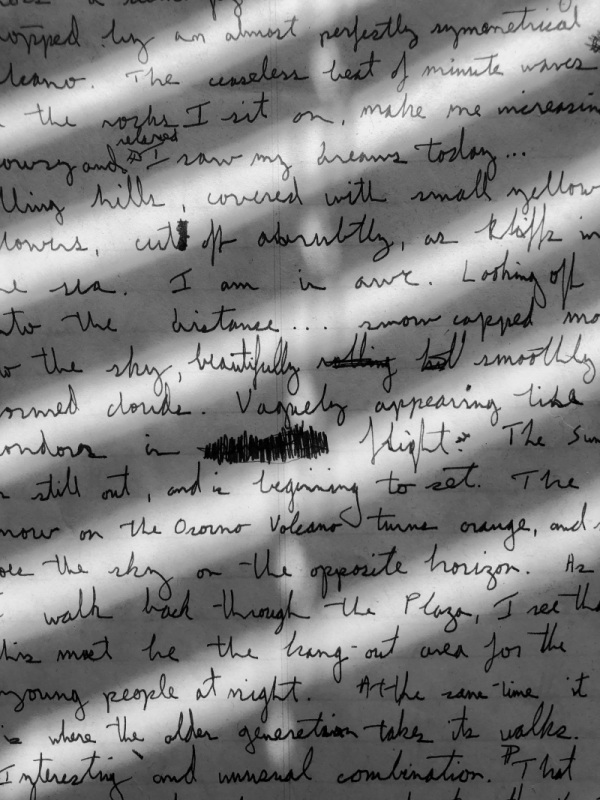
#> input picture Open CV/basics/handwritten.png, 600 x 800 px, found by its file name
$ python threshold.py
#> lines starting #> are read from the running program, lines starting #| are printed output that depends on the picture; after the words box and inside, x2 and y2 are one past the last pixel; in counts of white or black regions, pixels touching at a corner belong together
import cv2


image_path = r"C:\Users\melwi\Desktop\ML\project1\Open CV\basics\handwritten.png"

img = cv2.imread(image_path)
#> img is the input picture: shape (800, 600, 3); mean B, G, R 129.6, 129.6, 129.6

img_gray = cv2.cvtColor(img, cv2.COLOR_BGR2GRAY)

#simple  threshold - only one threshold value
ret, simple_thresh = cv2.threshold(img_gray, 80, 255, cv2.THRESH_BINARY) #The first argument is the source image, which should be a grayscale image.
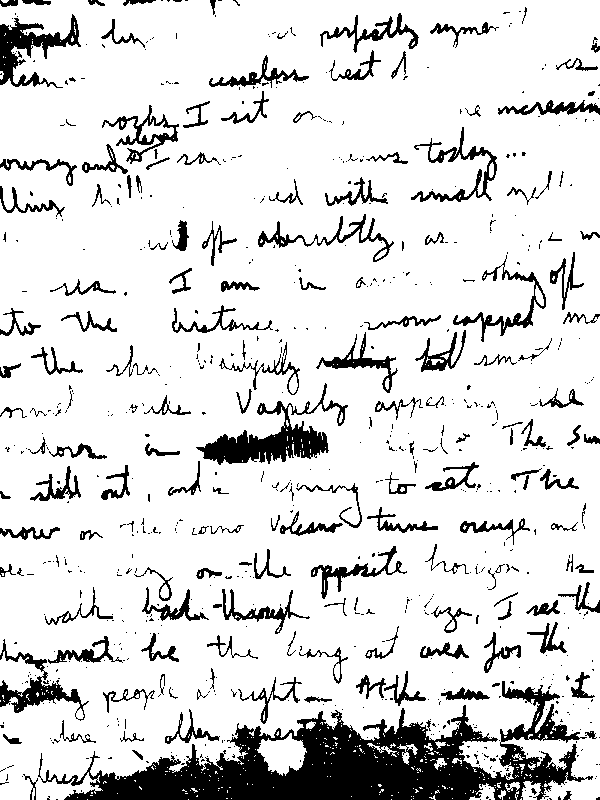
#> simple_thresh: shape (800, 600); 85.9% white; 733 black regions (565 under 20 px), largest, box (x1, y1, x2, y2) and area: (38, 681, 593, 800) 24254, (196, 383, 348, 465) 3624, (0, 14, 81, 88) 2177
                                                                         #The second argument is the threshold value which is used to classify the pixel values.
                                                                         #The third argument is the maximum value which is assigned to pixel values exceeding the threshold.
                                                                         #OpenCV provides different types of thresholding which is given by the fourth parameter of the function.


#adaptive threshold - computes threshold for small regions by itself

#cv.ADAPTIVE_THRESH_GAUSSIAN_C: The threshold value is a gaussian-weighted sum of the neighbourhood values minus the constant C.
adaptive_thresh_g = cv2.adaptiveThreshold(img_gray, 255, cv2.ADAPTIVE_THRESH_GAUSSIAN_C, cv2.THRESH_BINARY, 21, 30)
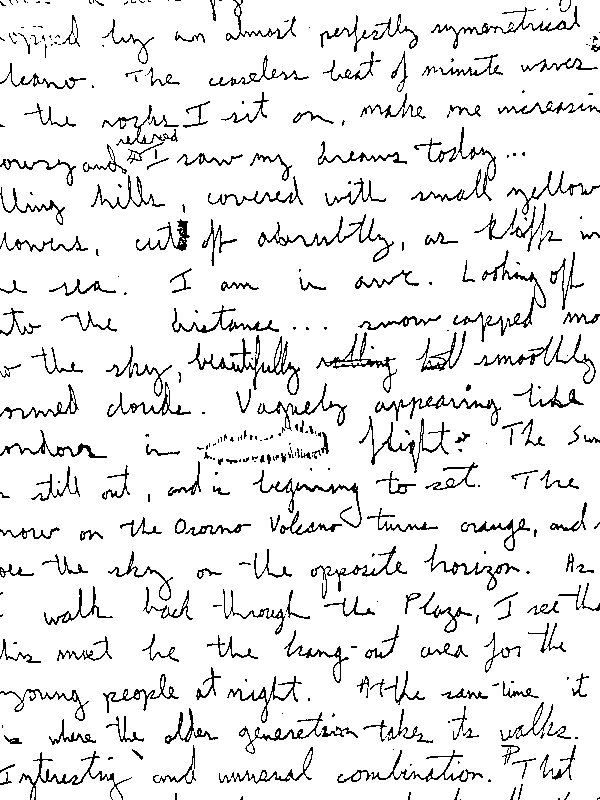
#> adaptive_thresh_g: shape (800, 600); 91.7% white; black in thin lines or dots

#cv.ADAPTIVE_THRESH_MEAN_C: The threshold value is the mean of the neighbourhood area minus the constant C.
adaptive_thresh_m = cv2.adaptiveThreshold(img_gray, 255, cv2.ADAPTIVE_THRESH_MEAN_C, cv2.THRESH_BINARY, 21, 30)
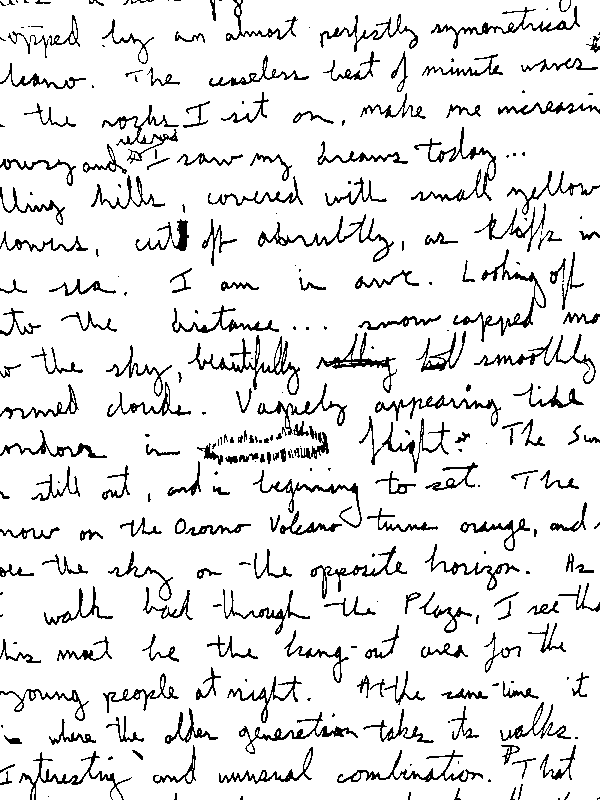
#> adaptive_thresh_m: shape (800, 600); 90.3% white; black in thin lines or dots

#the last two parameters for above 2 are block size and constant respectively.
#block size: The size of the neighborhood (a square window) considered for calculating the threshold for each pixel. It must be an odd number.
#the constant C adjusts the result to handle noise or intensity variations.


cv2.imshow('img', img)
cv2.imshow('adaptive_thresh_gaussian', adaptive_thresh_g)
cv2.imshow('adaptive_thresh_mean', adaptive_thresh_m)
cv2.imshow('simple_thresh', simple_thresh)
cv2.waitKey(0)

$ run again, with Open CV/basics/imagein.png copied over Open CV/basics/handwritten.png
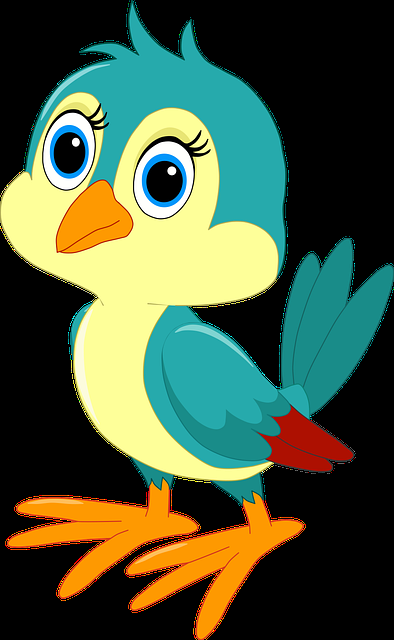
#> input picture Open CV/basics/imagein.png, 394 x 640 px, found by its file name
#> img is the input picture: shape (640, 394, 3); mean B, G, R 61.8, 89.4, 74.7
#> `ret, simple_thresh = cv2.threshold(img_gray, 80, 255, cv2.THRESH_BINARY)`:
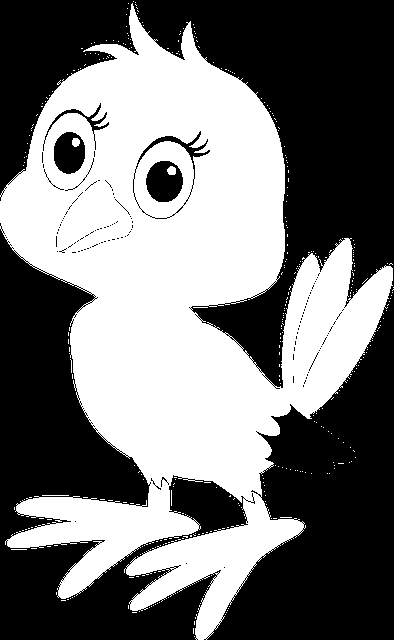
#> simple_thresh: shape (640, 394); 46.3% white; 364 white regions (360 under 20 px), largest, box (x1, y1, x2, y2) and area: (0, 3, 393, 640) 115927, (167, 166, 176, 175) 66, (72, 138, 80, 147) 59, (42, 495, 69, 496) 27
#> adaptive_thresh_g: shape (640, 394); 94.8% white; black in thin lines or dots
#> `adaptive_thresh_m = cv2.adaptiveThreshold(img_gray, 255, cv2.ADAPTIVE_..`:
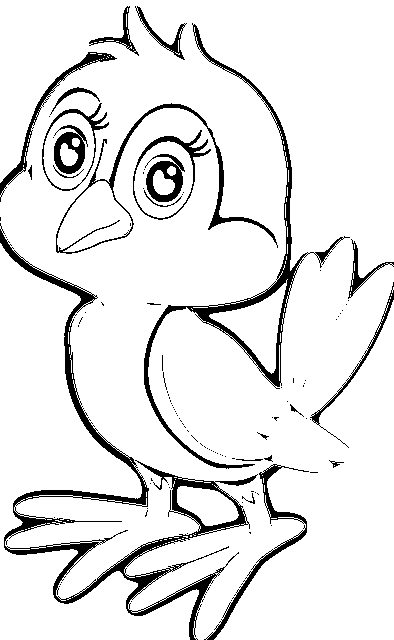
#> adaptive_thresh_m: shape (640, 394); 90.9% white; 109 black regions (86 under 20 px), largest, box (x1, y1, x2, y2) and area: (0, 223, 258, 640) 8489, (144, 23, 350, 469) 4429, (56, 103, 278, 254) 1851
